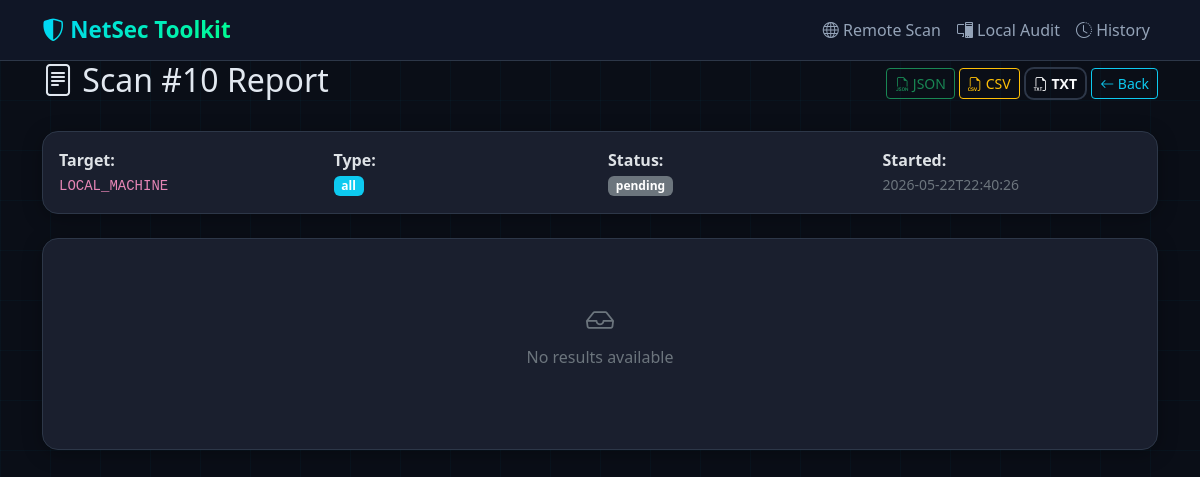
The page /scan/10 on the database its author committed.
### utils/database.py (models this page shows, shortened)
class ScanHistory(db.Model):
    __tablename__ = 'scan_history'
    id = db.Column(db.Integer, primary_key=True)
    target_url = db.Column(db.String(500), nullable=False)
    scan_type = db.Column(db.String(100), nullable=False)
    status = db.Column(db.String(50), default='running')
    results = db.Column(db.Text, default='{}')
    started_at = db.Column(db.DateTime, default=datetime.utcnow)
    completed_at = db.Column(db.DateTime, nullable=True)
    def to_dict(self):
        return {
            'id': self.id,
            'target_url': self.target_url,
            'scan_type': self.scan_type,
            'status': self.status,
            'started_at': self.started_at.isoformat() if self.started_at else None,
            'completed_at': self.completed_at.isoformat() if self.completed_at else None,
        }
    def get_results(self):
        try:
            return json.loads(self.results) if self.results else {}
        except (json.JSONDecodeError, TypeError):
            return {}

### app.py (the view)
@app.route('/scan/<int:scan_id>')
def scan_detail(scan_id):
    record = ScanHistory.query.get_or_404(scan_id)
    return render_template('scan_detail.html', scan=record.to_dict(), results=record.get_results())

### templates/scan_detail.html (shortened to what this page needs)
<!DOCTYPE html>
<html lang="en" data-bs-theme="dark">
<head>
    <link href="https://cdn.jsdelivr.net/npm/bootstrap@5.3.2/dist/css/bootstrap.min.css" rel="stylesheet">
    <link href="https://cdn.jsdelivr.net/npm/bootstrap-icons@1.11.2/font/bootstrap-icons.css" rel="stylesheet">
    <link rel="stylesheet" href="{{ url_for('static', filename='css/main.css') }}">
</head>
<body>
    <nav class="navbar navbar-expand-lg sticky-top">
        <div class="container">
            <a class="navbar-brand" href="/"><i class="bi bi-shield-shaded"></i> NetSec Toolkit</a>
            <div class="collapse navbar-collapse" id="navbarNav">
                <ul class="navbar-nav ms-auto">
                    <li class="nav-item"><a class="nav-link" href="/"><i class="bi bi-globe"></i> Remote Scan</a></li>
                    <li class="nav-item"><a class="nav-link" href="/local"><i class="bi bi-pc-display"></i> Local Audit</a></li>
                    <li class="nav-item"><a class="nav-link" href="/scans"><i class="bi bi-clock-history"></i> History</a></li>
                </ul>
            </div>
        </div>
    </nav>
    <div class="container position-relative" style="z-index: 1;">
        <div class="d-flex justify-content-between align-items-center mb-4">
            <h2><i class="bi bi-file-text"></i> Scan #{{ scan.id }} Report</h2>
            <div>
                <a href="/api/export/{{ scan.id }}/json" class="btn btn-outline-success btn-sm"><i class="bi bi-filetype-json"></i> JSON</a>
                <a href="/api/export/{{ scan.id }}/csv" class="btn btn-outline-warning btn-sm"><i class="bi bi-filetype-csv"></i> CSV</a>
                <a href="/api/export/{{ scan.id }}/txt" class="btn btn-outline-light btn-sm"><i class="bi bi-filetype-txt"></i> TXT</a>
                <a href="/scans" class="btn btn-outline-info btn-sm"><i class="bi bi-arrow-left"></i> Back</a>
            </div>
        </div>
        <div class="card mb-4">
            <div class="card-body">
                <div class="row g-3">
                    <div class="col-md-3"><strong>Target:</strong><br><code>{{ scan.target_url }}</code></div>
                    <div class="col-md-3"><strong>Type:</strong><br><span class="badge bg-info">{{ scan.scan_type }}</span></div>
                    <div class="col-md-3"><strong>Status:</strong><br>
                        {% if scan.status == 'completed' %}
                            <span class="badge bg-success">✅ Completed</span>
                        {% elif scan.status == 'running' %}
                            <span class="badge bg-warning text-dark">⏳ Running</span>
                        {% else %}
                            <span class="badge bg-secondary">{{ scan.status }}</span>
                        {% endif %}
                    </div>
                    <div class="col-md-3"><strong>Started:</strong><br><span class="text-secondary small">{{ scan.started_at[:19] if scan.started_at else '—' }}</span></div>
                </div>
            </div>
        </div>
        {% if results %}
            {% for scan_type, findings in results.items() %}
            <div class="card mb-3">
                <div class="card-header d-flex justify-content-between align-items-center">
                    <span><i class="bi bi-terminal"></i> {{ scan_type.replace('_', ' ') | upper }}</span>
                    <span class="badge bg-secondary">{{ findings|length }} findings</span>
                </div>
                <div class="card-body findings-list">
                    {% if findings %}
                        {% for f in findings %}
                        <div class="finding severity-{{ f.severity }}">
                            <div class="d-flex justify-content-between align-items-start">
                                <div>
                                    <strong>{{ f.title }}</strong>
                                    <p class="mb-0 text-secondary small">{{ f.description }}</p>
                                    {% if f.detail %}<code class="small text-info">{{ f.detail }}</code>{% endif %}
                                </div>
                                <span class="badge bg-{{ 'danger' if f.severity == 'high' else 'warning text-dark' if f.severity == 'medium' else 'info' if f.severity == 'low' else 'success' if f.severity == 'safe' else 'secondary' }}">
                                    {{ f.severity }}
                                </span>
                            </div>
                        </div>
                        {% endfor %}
                    {% else %}
                        <p class="text-secondary mb-0"><i class="bi bi-info-circle"></i> No findings for this scan type.</p>
                    {% endif %}
                </div>
            </div>
            {% endfor %}
        {% else %}
            <div class="card text-center py-5">
                <div class="card-body">
                    <h3 class="text-secondary"><i class="bi bi-inbox"></i></h3>
                    <p class="text-secondary">No results available</p>
                </div>
            </div>
        {% endif %}
    </div>
</body>
</html>

### static/css/main.css (style rules this page uses)
:root { --bg-primary: #0a0e17; --bg-secondary: #111827; --bg-card: #1a1f2e; --accent-cyan: #00d4ff; --accent-green: #00ff88; --accent-red: #ff3355; --accent-yellow: #ffaa33; --text-primary: #e2e8f0; --text-secondary: #94a3b8; --border-color: #2d3748; }
* { box-sizing: border-box; }
body { background: var(--bg-primary); color: var(--text-primary); font-family: 'Segoe UI', system-ui, -apple-system, sans-serif; min-height: 100vh; }
.navbar { background: rgba(17, 24, 39, 0.95) !important; backdrop-filter: blur(20px); border-bottom: 1px solid var(--border-color); z-index: 100; }
.navbar-brand { font-weight: 800; font-size: 1.4rem; background: linear-gradient(135deg, var(--accent-cyan), var(--accent-green)); -webkit-background-clip: text; -webkit-text-fill-color: transparent; }
.nav-link { color: var(--text-secondary) !important; font-weight: 500; }
.card { background: var(--bg-card); border: 1px solid var(--border-color); border-radius: 16px; transition: all 0.3s ease; box-shadow: 0 4px 20px rgba(0, 0, 0, 0.3); }
.btn-outline-light { border: 2px solid var(--border-color); border-radius: 10px; font-weight: 600; }

### rows shown on the page
ScanHistory: target_url "LOCAL_MACHINE", scan_type "all", status "pending"

### other values the page prints
{{ scan.id }} "10"
{{ scan.started_at[:19] if scan.started_at else '—' }} "2026-05-22T22:40:26"
